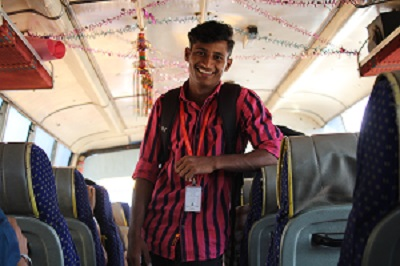
#> input picture python_image_manipulation/Pramod_Bus.JPG, 400 x 266 px
$ jupyter execute --allow-errors python_image_manipulation.ipynb
#> lines starting #> are read from the running program, lines starting #| are printed output that depends on the picture; after the words box and inside, x2 and y2 are one past the last pixel; in counts of white or black regions, pixels touching at a corner belong together
[cell 1]
import cv2

[cell 2]
photo = cv2.imread('Pramod_Bus.JPG')
#> photo is the input picture: shape (266, 400, 3); mean B, G, R 104.8, 109.8, 128.3

[cell 3]
type(photo)

[cell 4]
photo.shape
#> Out = (266, 400, 3)

[cell 5]
cv2.imshow('hi',photo)
cv2.waitKey()
cv2.destroyAllWindows()

[cell 6]
#this function will help us launch the photo
def pic_show(photo):
    cv2.imshow('hi',photo)
    cv2.waitKey()
    cv2.destroyAllWindows()

[cell 7]
photore = cv2.imread('Niraj_2-faces.JPG')
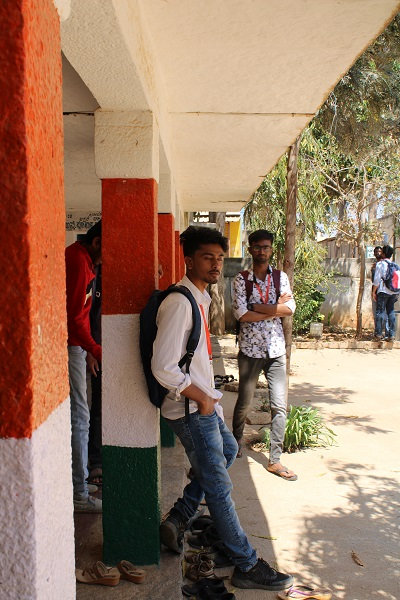
#> input picture python_image_manipulation/Niraj_2-faces.JPG, 400 x 600 px
#> photore is the input picture: shape (600, 400, 3); mean B, G, R 102.4, 123.7, 153.6

[cell 8]
import numpy

[cell 9]
photore.shape
#> Out = (600, 400, 3)

[cell 10]
type(photo)

[cell 11]
photo[5] = [0, 255,0]
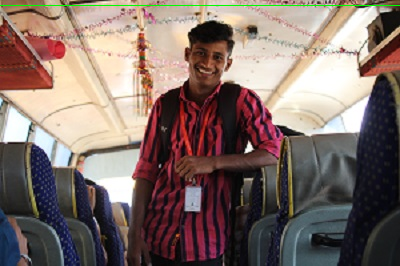
#> photo: shape (266, 400, 3); 0.38% of pixels changed, all inside (x1, y1, x2, y2) = (0, 5, 400, 6)

[cell 12]
len(photo)
#> Out = 266

[cell 13]
photo = cv2.imread('Pramod_Bus.JPG')
for i in range(len(photo)//5):
    a = i*3
    #photo[a] = [0, 255,0]
    photo[i] = [0, 255,0]
#> this loop made 53 passes
#> a on passes 1 to 12: 0, 3, 6, 9, 12, 15, 18, 21, 24, 27, 30, 33
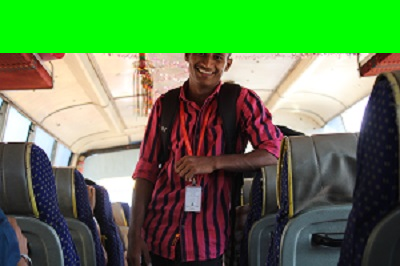
#> photo: shape (266, 400, 3); 19.92% of pixels changed, all inside (x1, y1, x2, y2) = (0, 0, 400, 53)

pic_show(photo)

[cell 14]
photo = cv2.imread('Pramod_Bus.JPG')

crop1 = cv2.rectangle(photo,(50,50),(700,800), [0,20,155], 5)

[cell 15]
photo = cv2.imread('Pramod_Bus.JPG')
crop2 = photo[50:700,50:800]
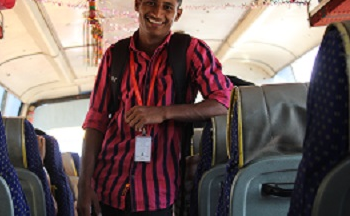
#> crop2: shape (216, 350, 3); mean B, G, R 96.4, 99.2, 116.5

photore = cv2.imread('Niraj_2-faces.JPG')
crop3 = photore[50:700,50:800]

[cell 16]
"""
photo = cv2.imread('Pramod_Bus.JPG')
crop2 = photo[50:700,50:800]

photore = cv2.imread('Niraj_2-faces.JPG')
crop3 = photore[50:700,50:800]
#_--------------------------------------
add_photo = crop2 + crop3
pic_show(add_photo)

"""

[cell 17]
photo = cv2.imread('Pramod_Bus.JPG')
crop2 = photo[50:700,50:800]

photore = cv2.imread('Niraj_2-faces.JPG')
crop3 = photore[50:700,50:800]

#-----------------------------------------
crop2 = (crop2*6)%255
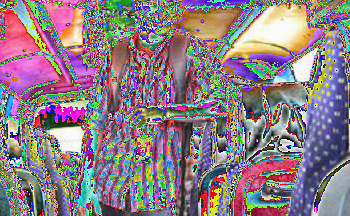
#> crop2: shape (216, 350, 3); mean B, G, R 132.4, 125.2, 140.7
crop3 = (crop3*3)%255
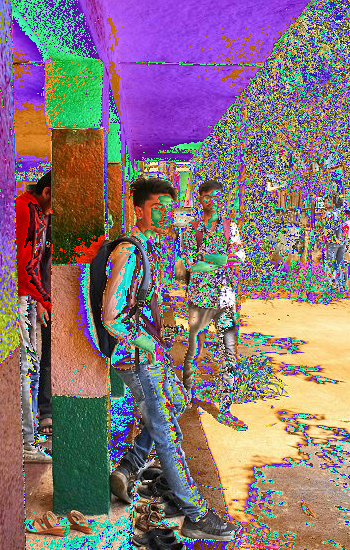
#> crop3: shape (550, 350, 3); mean B, G, R 121.3, 115.8, 136
#> (the rest of this cell did not finish here and is left out)

[cell 18]
photo = cv2.imread('Pramod_Bus.JPG')
crop2 = photo[50:500,50:500]

photore = cv2.imread('Niraj_2-faces.JPG')
crop3 = photore[50:500,50:500]
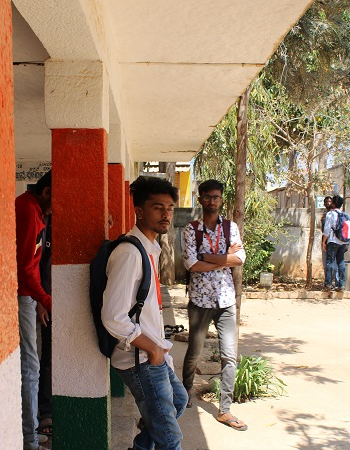
#> crop3: shape (450, 350, 3); mean B, G, R 107.4, 130, 155.6
#-_______________________________________________________
crop4 = numpy.vstack((crop2,crop3))
pic_show(crop4)

[cell 19]
crop4 = numpy.vstack((crop2,crop3))

[cell 20]
photo = cv2.imread('Pramod_Bus.JPG')
crop2 = photo[50:500,50:500]

photore = cv2.imread('Niraj_2-faces.JPG')
crop3 = photore[50:500,50:500]

photore = cv2.imread('3-faces.JPG')
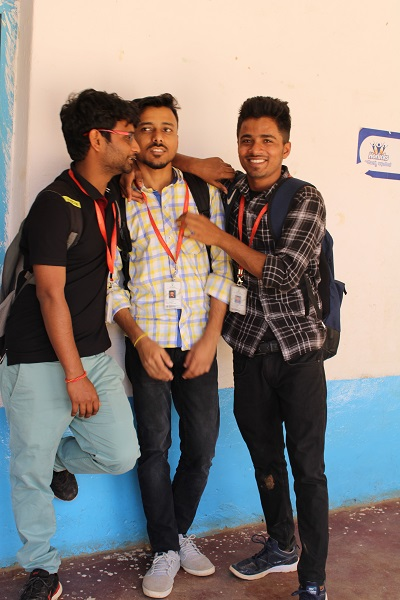
#> input picture python_image_manipulation/3-faces.JPG, 400 x 600 px
#> photore is the input picture: shape (600, 400, 3); mean B, G, R 121.8, 128, 139.2
crop4 = photore[50:500,50:500]
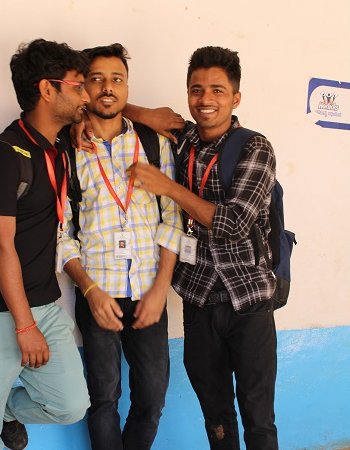
#> crop4: shape (450, 350, 3); mean B, G, R 116.9, 125, 139.1
#-_______________________________________________________
#> (the rest of this cell did not finish here and is left out)

[cell 21]
photo = cv2.imread('Pramod_Bus.JPG')
crop2 = photo[50:500,50:500]

photore = cv2.imread('Niraj_2-faces.JPG')
crop3 = photore[50:500,50:500]

photore = cv2.imread('3-faces.JPG')
crop4 = photore[50:500,50:500]
#-_______________________________________________________
crop4 = numpy.vstack((crop2,crop3, crop4))
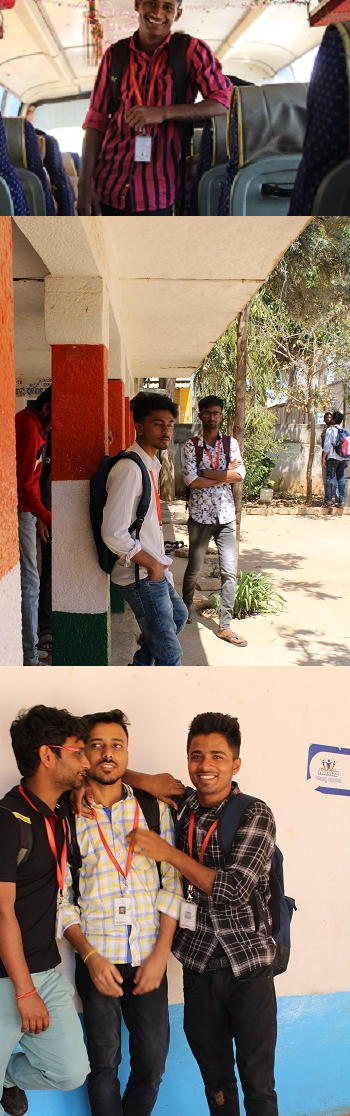
#> crop4: shape (1116, 350, 3); mean B, G, R 109.1, 122, 141.4
pic_show(crop4)
